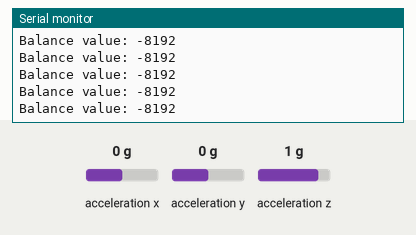
This sketch was run on a simulated Arduino Uno, built with avr-gcc and run on an emulated ATmega328P. Shown: the last lines printed to the serial monitor. Wiring (inferred from the names in the program): MPU-6050 motion sensor at I2C address 0x68. The inputs (shaded band) are chosen by the test bench; at power-on: acceleration z 1 g, acceleration x 0 g, acceleration y 0 g.

Above: at 1.2 s.
1.3 s: acceleration z set to -1.4 g
At 2.4 s:
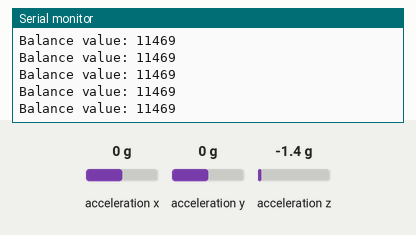
2.8 s: acceleration z set to -0.8 g
At 3.4 s:
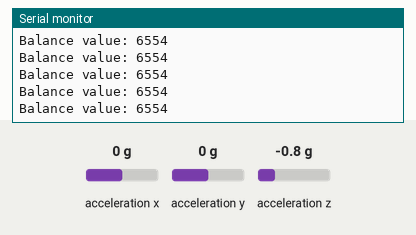
4.3 s: acceleration z set to -1.4 g
At 5.0 s:
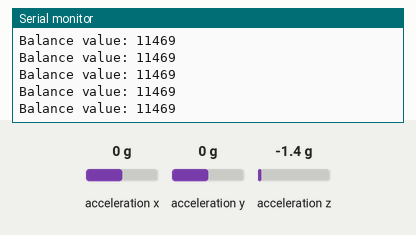
Timing chart, 0 to 7.3 s (numbered marks = the images above; inputs shaded):
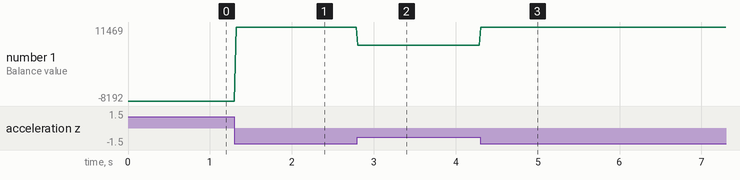

The sketch:

balance_value_test.ino
```cpp
// (licence header left out)
#include <Wire.h>

void setup()
{
  Wire.begin();
  TWBR = 12;
  set_gyro_registers();
  Serial.begin(115200);
}

void set_gyro_registers() {
  //Setup the MPU-6050
  Wire.beginTransmission(0x68);                                     //Start communication with the address found during search.
  Wire.write(0x6B);                                                         //We want to write to the PWR_MGMT_1 register (6B hex)
  Wire.write(0x00);                                                         //Set the register bits as 00000000 to activate the gyro
  Wire.endTransmission();                                                   //End the transmission with the gyro.

  Wire.beginTransmission(0x68);                                     //Start communication with the address found during search.
  Wire.write(0x1B);                                                         //We want to write to the GYRO_CONFIG register (1B hex)
  Wire.write(0x00);                                                         //Set the register bits as 00000000 (250dps full scale)
  Wire.endTransmission();                                                   //End the transmission with the gyro

  Wire.beginTransmission(0x68);                                     //Start communication with the address found during search.
  Wire.write(0x1C);                                                         //We want to write to the ACCEL_CONFIG register (1A hex)
  Wire.write(0x08);                                                         //Set the register bits as 00001000 (+/- 4g full scale range)
  Wire.endTransmission();                                                   //End the transmission with the gyro

  Wire.beginTransmission(0x68);                                     //Start communication with the address found during search
  Wire.write(0x1A);                                                         //We want to write to the CONFIG register (1A hex)
  Wire.write(0x03);                                                         //Set the register bits as 00000011 (Set Digital Low Pass Filter to ~43Hz)
  Wire.endTransmission();                                                   //End the transmission with the gyro
}

void loop()
{
  Serial.print("Balance value: ");
  Wire.beginTransmission(0x68);
  Wire.write(0x3F);
  Wire.endTransmission();
  Wire.requestFrom(0x68, 2);
  Serial.println((Wire.read() << 8 | Wire.read()) * -1);
  delay(20);
}
```

Measured:
- after the input at 1.3 s, the serial monitor: prints a new line at once (image 1)
- after the input at 2.8 s, the serial monitor: prints a new line at once (image 2)
- plotted number 1: -8192 → 11469 after the input at 1.3 s, 11469 → 6554 after the input at 2.8 s
